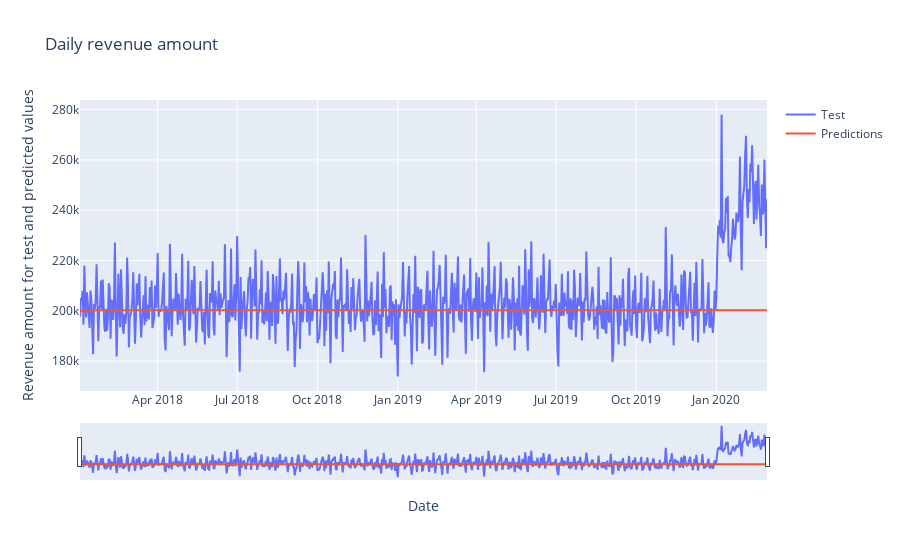

Notebook cell for this chart:
### Code cell
plot_test_predictions(test_df['total_amount'], arima_prediction)

### Figure 1 — Plotly figure (JSON) as saved in the notebook; plotly's stock layout.template omitted (floating-point values rounded to 4 significant figures; data arrays with more than 128 entries replaced by an {"elided": "..."} marker saying what was removed)
{"data": [{"mode": "lines", "name": "Test", "type": "scatter", "x": {"elided": "788 str values"}, "y": {"elided": "788 float values"}}, {"mode": "lines", "name": "Predictions", "type": "scatter", "x": {"elided": "788 str values"}, "y": {"elided": "788 float values"}}], "layout": {"title": {"text": "Daily revenue amount"}, "xaxis": {"rangeslider": {"visible": true}, "title": {"text": "Date"}}, "yaxis": {"title": {"text": "Revenue amount for test and predicted values"}}}}
